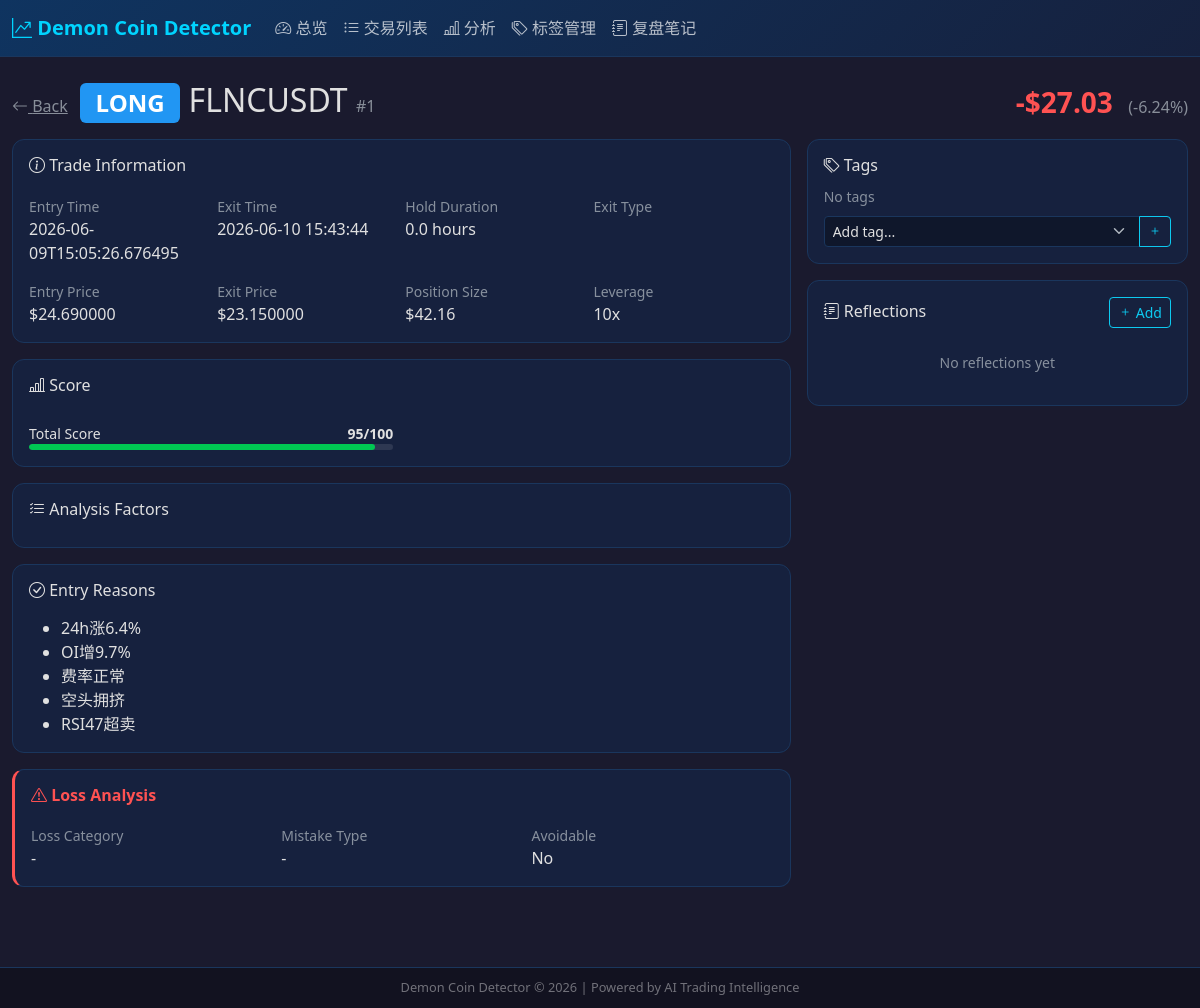
Screenshot of /trade/1 with the database file from the repository.
### tables this page shows
CREATE TABLE trades (
        id INTEGER PRIMARY KEY AUTOINCREMENT,
        trade_id TEXT UNIQUE,
        symbol TEXT NOT NULL,
        direction TEXT NOT NULL,
        strategy_version TEXT DEFAULT '',
        leverage INTEGER DEFAULT 10,
        margin_usd REAL DEFAULT 0,
        notional_usd REAL DEFAULT 0,
        entry_price REAL DEFAULT 0,
        exit_price REAL DEFAULT 0,
        quantity REAL DEFAULT 0,
        entry_time TEXT,
        exit_time TEXT,
        status TEXT DEFAULT 'open',
        total_score REAL DEFAULT 0,
        data_coverage_score REAL DEFAULT 0,
        professional_score REAL DEFAULT 0,
        market_quality_score REAL DEFAULT 0,
        entry_timing_score REAL DEFAULT 0,
        funding_flow_score REAL DEFAULT 0,
        execution_risk_score REAL DEFAULT 0,
        resonance_count INTEGER DEFAULT 0,
        candidate_source TEXT DEFAULT '',
        entry_reasons TEXT DEFAULT '[]',
        factors TEXT DEFAULT '{}',
        estimated_ev REAL DEFAULT 0,
        estimated_win_rate REAL DEFAULT 0,
        estimated_rr REAL DEFAULT 0,
        position_scale REAL DEFAULT 1.0,
        factor_attribution TEXT DEFAULT '',
        pnl_usd REAL DEFAULT 0,
        pnl_pct REAL DEFAULT 0,
        exit_type TEXT DEFAULT '',
        hold_hours REAL DEFAULT 0,
        peak_pnl_pct REAL DEFAULT 0,
        loss_tags TEXT DEFAULT '[]',
        loss_tag_labels TEXT DEFAULT '[]',
        win INTEGER DEFAULT 0,
        created_at TEXT DEFAULT (datetime('now')),
        updated_at TEXT DEFAULT (datetime('now'))
    );

### app.py (the view)
@app.route("/trade/<int:tid>")
def trade_detail(tid):
    db = get_db()
    try:
        trade = db.execute("SELECT * FROM trades WHERE id=?", (tid,)).fetchone()
        if not trade: return redirect(url_for("trades"))
        tags = db.execute("""
            SELECT t.id, t.name, t.category, t.color, t.icon FROM trade_tags tt
            JOIN tag_definitions t ON tt.tag_id=t.id WHERE tt.trade_id=?
        """, (tid,)).fetchall()
        reflections = db.execute("SELECT * FROM reflections WHERE trade_id=? ORDER BY created_at DESC", (tid,)).fetchall()
        all_tags = db.execute("SELECT * FROM tag_definitions ORDER BY category, name").fetchall()
        factors = {}
        try: factors = json.loads(trade["factors"]) if trade["factors"] else {}
        except Exception: pass
        reasons = []
        try: reasons = json.loads(trade["entry_reasons"]) if trade["entry_reasons"] else []
        except Exception: pass
        loss_tags = []
        try: loss_tags = json.loads(trade["loss_tags"]) if trade["loss_tags"] else []
        except Exception: pass
        return render_template("trade_detail.html", trade=row2dict(trade), tags=rows2dicts(tags),
            reflections=rows2dicts(reflections), all_tags=rows2dicts(all_tags), factors=factors,
            reasons=reasons, loss_tags=loss_tags)
    finally:
        db.close()

### app.py (called while the page is built)
def row2dict(row):
    if row is None: return {}
    return dict(row)

def rows2dicts(rows):
    return [dict(r) for r in rows]

### database.py (called while the page is built)
def get_db():
    conn = sqlite3.connect(DB_PATH)
    conn.row_factory = sqlite3.Row
    conn.execute("PRAGMA journal_mode=WAL")
    conn.execute("PRAGMA foreign_keys=ON")
    return conn

### templates/trade_detail.html (shortened to what this page needs)
{% extends "base.html" %}
{% block content %}
<div class="d-flex justify-content-between align-items-center mb-3">
    <div>
        <a href="/trades" class="text-muted me-2"><i class="bi bi-arrow-left"></i> Back</a>
        <h2 class="d-inline">
            <span class="badge badge-{{ trade.direction|default('')|lower }}">{{ trade.direction|default('-') }}</span>
            {{ trade.symbol|default('') }}
            <span class="text-muted fs-6">#{{ trade.id|default(0) }}</span>
        </h2>
    </div>
    <div>
        {% set pnl = trade.pnl_usd|default(0) %}
        <span class="fs-3 fw-bold {% if pnl >= 0 %}pnl-positive{% else %}pnl-negative{% endif %}">
            {% if pnl >= 0 %}+${{ "%.2f"|format(pnl) }}{% else %}-${{ "%.2f"|format(pnl|abs) }}{% endif %}
        </span>
        <span class="text-muted ms-2">({{ "%.2f"|format(trade.pnl_pct|default(0)) }}%)</span>
    </div>
</div>
<div class="row g-3">
    <div class="col-lg-8">
        <div class="card p-3 mb-3">
            <h6><i class="bi bi-info-circle"></i> Trade Information</h6>
            <div class="row g-2 mt-1">
                <div class="col-md-3">
                    <small class="text-muted d-block">Entry Time</small>
                    <span>{{ trade.entry_time|default('-') }}</span>
                </div>
                <div class="col-md-3">
                    <small class="text-muted d-block">Exit Time</small>
                    <span>{{ trade.exit_time|default('-') }}</span>
                </div>
                <div class="col-md-3">
                    <small class="text-muted d-block">Hold Duration</small>
                    <span>{{ "%.1f"|format(trade.hold_hours|default(0)) }} hours</span>
                </div>
                <div class="col-md-3">
                    <small class="text-muted d-block">Exit Type</small>
                </div>
            </div>
            <div class="row g-2 mt-2">
                <div class="col-md-3">
                    <small class="text-muted d-block">Entry Price</small>
                    <span>${{ "%.6f"|format(trade.entry_price|default(0)) }}</span>
                </div>
                <div class="col-md-3">
                    <small class="text-muted d-block">Exit Price</small>
                    <span>${{ "%.6f"|format(trade.exit_price|default(0)) }}</span>
                </div>
                <div class="col-md-3">
                    <small class="text-muted d-block">Position Size</small>
                    <span>${{ "%.2f"|format(trade.margin_usd|default(0)) }}</span>
                </div>
                <div class="col-md-3">
                    <small class="text-muted d-block">Leverage</small>
                    <span>{{ trade.leverage|default('-') }}x</span>
                </div>
            </div>
        </div>
        {% if trade.total_score is defined and trade.total_score is not none %}
        <div class="card p-3 mb-3">
            <h6><i class="bi bi-bar-chart-line"></i> Score</h6>
            <div class="row g-3 mt-1">
                {% for name, score in score_dims %}
                {% if score is defined and score is not none %}
                <div class="col-md-6">
                    <div class="d-flex justify-content-between small">
                        <span>{{ name }}</span>
                        <span class="fw-bold">{{ "%.0f"|format(score) }}/100</span>
                    </div>
                    <div class="score-bar">
                        <div class="score-bar-fill" style="width:{{ score }}%; background:{% if score >= 70 %}#00c853{% elif score >= 40 %}#ff9800{% else %}#ff1744{% endif %};"></div>
                    </div>
                </div>
                {% endif %}
                {% endfor %}
            </div>
        </div>
        {% endif %}
        <div class="card p-3 mb-3">
            <h6><i class="bi bi-list-check"></i> Analysis Factors</h6>
        </div>
        {% if reasons|default([]) %}
        <div class="card p-3 mb-3">
            <h6><i class="bi bi-check-circle"></i> Entry Reasons</h6>
            <ul class="mb-0 mt-2">
                {% for r in reasons %}
                <li>{{ r }}</li>
                {% endfor %}
            </ul>
        </div>
        {% endif %}
        {% if pnl < 0 %}
        <div class="card p-3 mb-3" style="border-left: 3px solid #ff5252;">
            <h6 class="pnl-negative"><i class="bi bi-exclamation-triangle"></i> Loss Analysis</h6>
            <div class="row g-2 mt-1">
                <div class="col-md-4">
                    <small class="text-muted d-block">Loss Category</small>
                    <span>{{ trade.loss_category|default('-') }}</span>
                </div>
                <div class="col-md-4">
                    <small class="text-muted d-block">Mistake Type</small>
                    <span>{{ trade.mistake_type|default('-') }}</span>
                </div>
                <div class="col-md-4">
                    <small class="text-muted d-block">Avoidable</small>
                    <span>{% if trade.was_avoidable|default(0) %}<span class="pnl-negative">Yes</span>{% else %}No{% endif %}</span>
                </div>
            </div>
        </div>
        {% endif %}
    </div>
    <div class="col-lg-4">
        <div class="card p-3 mb-3">
            <h6><i class="bi bi-tags"></i> Tags</h6>
            <div id="tradeTags" class="mb-2">
                {% if not tags|default([]) %}<span class="text-muted small">No tags</span>{% endif %}
            </div>
            <div class="input-group input-group-sm">
                <select class="form-select" id="tagSelect">
                    <option value="">Add tag...</option>
                </select>
                <button class="btn btn-outline-info" onclick="addTag({{ trade.id|default(0) }})"><i class="bi bi-plus"></i></button>
            </div>
        </div>
        <div class="card p-3">
            <div class="d-flex justify-content-between align-items-center mb-2">
                <h6 class="mb-0"><i class="bi bi-journal-text"></i> Reflections</h6>
                <button class="btn btn-sm btn-outline-info" onclick="document.getElementById('reflectionForm').style.display='block'">
                    <i class="bi bi-plus"></i> Add
                </button>
            </div>
            <div id="reflectionsList">
                {% if not reflections|default([]) %}
                <p class="text-muted small text-center my-3">No reflections yet</p>
                {% endif %}
            </div>
        </div>
    </div>
</div>
{% endblock %}

### templates/base.html (style rules this page uses)
:root { --bs-body-bg: #1a1a2e; --bs-body-color: #e0e0e0; --accent-primary: #00d4ff; --profit: #00e676; --loss: #ff5252; --card-bg: #16213e; --card-border: #1a365d; }
body { background-color: var(--bs-body-bg); color: var(--bs-body-color); font-family: 'Segoe UI','PingFang SC','Microsoft YaHei',sans-serif; }
.card { background-color: var(--card-bg); border: 1px solid var(--card-border); border-radius: 12px; }
.pnl-negative { color: var(--loss); font-weight: bold; }
.form-control, .form-select { background-color: rgba(0,0,0,0.3); border: 1px solid var(--card-border); color: var(--bs-body-color); }
.badge-long { background-color: #2196f3; color: #fff; }
.score-bar { height: 6px; background: rgba(255,255,255,0.1); border-radius: 3px; overflow: hidden; }
.score-bar-fill { height: 100%; border-radius: 3px; transition: width 0.3s; }

### rows the page displays
trades: direction "LONG", symbol "FLNCUSDT", id "1", pnl_usd "27.03", pnl_pct "-6.24", entry_time "2026-06-09T15:05:26.676495", exit_time "2026-06-10 15:43:44", hold_hours "0.0", entry_price "24.690000", exit_price "23.150000", margin_usd "42.16", leverage "10", name "Total Score", total_score "95"

### other values shown
{{ r }} "24h涨6.4%" "OI增9.7%" "费率正常" "空头拥挤" "RSI47超卖"
{{ trade.loss_category|default('-') }} "-"
{{ trade.mistake_type|default('-') }} "-"
